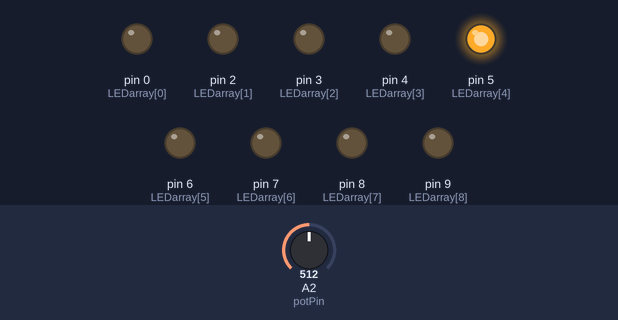
The sketch below on a simulated Arduino Uno, built with avr-gcc and run on an emulated ATmega328P. Shown: output pins drawn as LEDs (lit = HIGH). Inputs (shaded band) come from the test bench; at power-on: A2 (potPin) = 512.

Above: at 1.2 s.
1.3 s: A2 (potPin) set to 557
2.8 s: A2 (potPin) set to 582
At 3.5 s:
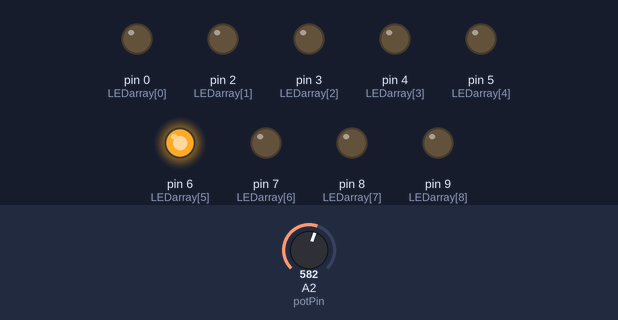
4.3 s: A2 (potPin) set to 511
At 4.7 s:
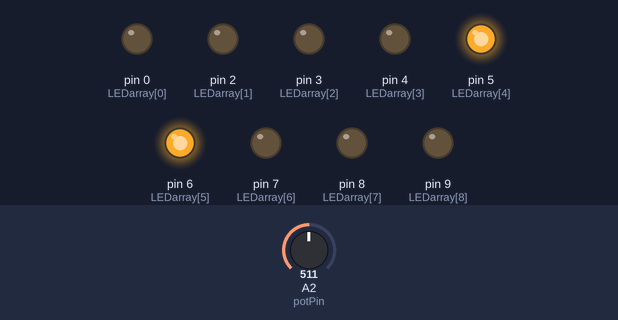
5.8 s: A2 (potPin) set to 463
7.3 s: A2 (potPin) set to 448
At 8.1 s:
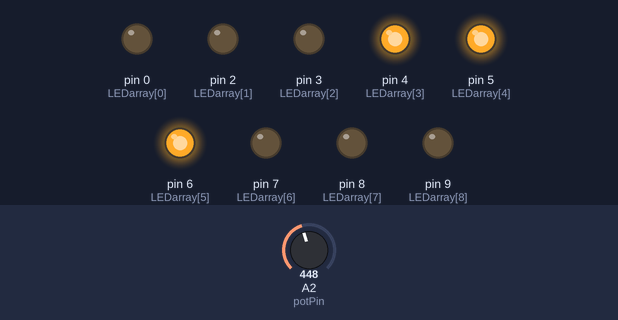
Timing chart, 0 to 9.8 s (numbered marks = the images above; inputs shaded):
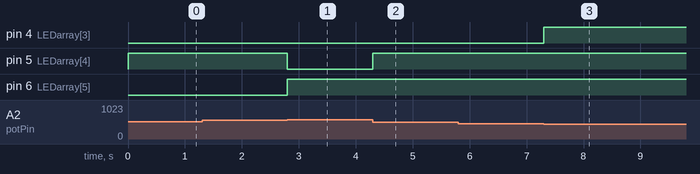

Measured:
- the behaviour switches between 568 and 569 on A2 (potPin) (found by bisection; images 0 and 1)
- the behaviour switches between 456 and 455 on A2 (potPin) (found by bisection; images 2 and 3)
- after the input at 1.3 s, every drawn part: stays the same
- after the input at 2.8 s, pin 5 (LEDarray[4]): HIGH → LOW at once; pin 6 (LEDarray[5]): LOW → HIGH at once
- after the input at 4.3 s, pin 5 (LEDarray[4]): LOW → HIGH at once
- after the input at 5.8 s, every drawn part: stays the same
- after the input at 7.3 s, pin 4 (LEDarray[3]): LOW → HIGH at once

The sketch:

Pot-Light.ino
```cpp
int potPin =2;
int val=0;
int mapped=0;
int LEDarray[]={0,2,3,4,5,6,7,8,9};
int count=0;

void setup() {
 for(count=0;count<9;count++){
    pinMode(LEDarray[count],OUTPUT);
}}

void loop() {
val=analogRead(potPin);
mapped=map(val,0,1024,0,9);
digitalWrite(LEDarray[mapped],HIGH);
digitalWrite(LEDarray[mapped-1],LOW);
}
```
